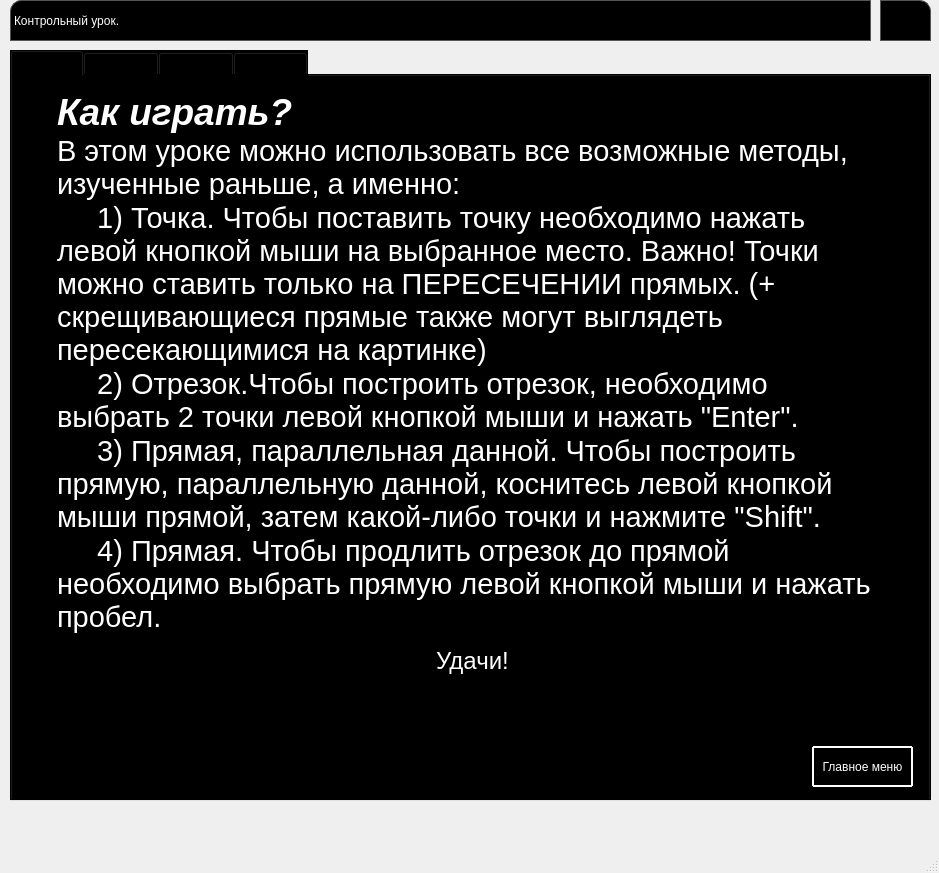
<?xml version="1.0" encoding="UTF-8"?>
<ui version="4.0">
 <class>kontrless</class>
 <widget class="QMainWindow" name="kontrless">
  <property name="geometry">
   <rect>
    <x>0</x>
    <y>0</y>
    <width>939</width>
    <height>873</height>
   </rect>
  </property>
  <property name="windowTitle">
   <string>MainWindow</string>
  </property>
  <property name="documentMode">
   <bool>false</bool>
  </property>
  <property name="dockNestingEnabled">
   <bool>false</bool>
  </property>
  <widget class="QWidget" name="centralwidget">
   <widget class="QPushButton" name="closebutton">
    <property name="geometry">
     <rect>
      <x>880</x>
      <y>0</y>
      <width>51</width>
      <height>41</height>
     </rect>
    </property>
    <property name="mouseTracking">
     <bool>false</bool>
    </property>
    <property name="styleSheet">
     <string notr="true">QPushButton{
border: 1px solid #555;
padding: 5 px ;
border-top-right-radius: 11px;
background: black;
}
QPushButton:hover { background: rgba(255,255,255,.2); }
QPushButton:pressed { background: white; }</string>
    </property>
    <property name="text">
     <string/>
    </property>
    <property name="icon">
     <iconset>
      <normaloff>photos/крестик.png</normaloff>photos/крестик.png</iconset>
    </property>
    <property name="default">
     <bool>false</bool>
    </property>
   </widget>
   <widget class="QLabel" name="label">
    <property name="geometry">
     <rect>
      <x>10</x>
      <y>0</y>
      <width>861</width>
      <height>41</height>
     </rect>
    </property>
    <property name="styleSheet">
     <string notr="true">QLabel{
	font: 75 italic 22pt &quot;MS Sans Serif&quot;;
color: white;
border: 1px solid #555;
border-top-left-radius: 11px;
background: black;
font-weight: 3;
text-transform: capitalize;
font-size: 25;
}</string>
    </property>
    <property name="text">
     <string>Контрольный урок.</string>
    </property>
   </widget>
   <widget class="QTabWidget" name="tabWidget">
    <property name="geometry">
     <rect>
      <x>10</x>
      <y>50</y>
      <width>921</width>
      <height>751</height>
     </rect>
    </property>
    <property name="styleSheet">
     <string notr="true">background:black;
</string>
    </property>
    <property name="currentIndex">
     <number>0</number>
    </property>
    <widget class="QWidget" name="rules">
     <attribute name="title">
      <string>Правила</string>
     </attribute>
     <widget class="QTextBrowser" name="textBrowser">
      <property name="geometry">
       <rect>
        <x>40</x>
        <y>10</y>
        <width>841</width>
        <height>651</height>
       </rect>
      </property>
      <property name="html">
       <string>&lt;!DOCTYPE HTML PUBLIC &quot;-//W3C//DTD HTML 4.0//EN&quot; &quot;http://www.w3.org/TR/REC-html40/strict.dtd&quot;&gt;
&lt;html&gt;&lt;head&gt;&lt;meta name=&quot;qrichtext&quot; content=&quot;1&quot; /&gt;&lt;style type=&quot;text/css&quot;&gt;
p, li { white-space: pre-wrap; }
&lt;/style&gt;&lt;/head&gt;&lt;body style=&quot; font-family:'MS Shell Dlg 2'; font-size:8.25pt; font-weight:400; font-style:normal;&quot;&gt;
&lt;p style=&quot; margin-top:0px; margin-bottom:0px; margin-left:0px; margin-right:0px; -qt-block-indent:0; text-indent:0px;&quot;&gt;&lt;span style=&quot; font-size:28pt; font-weight:600; font-style:italic; color:#ffffff;&quot;&gt;Как играть?&lt;/span&gt;&lt;/p&gt;
&lt;p style=&quot; margin-top:0px; margin-bottom:0px; margin-left:0px; margin-right:0px; -qt-block-indent:0; text-indent:0px;&quot;&gt;&lt;span style=&quot; font-size:22pt; color:#ffffff;&quot;&gt;В этом уроке можно использовать все возможные методы, изученные раньше, а именно:&lt;/span&gt;&lt;/p&gt;
&lt;p style=&quot; margin-top:0px; margin-bottom:0px; margin-left:0px; margin-right:0px; -qt-block-indent:0; text-indent:0px;&quot;&gt;&lt;span style=&quot; font-size:22pt; color:#ffffff;&quot;&gt;     1) Точка. Чтобы поставить точку необходимо нажать левой кнопкой мыши на выбранное место. Важно! Точки можно ставить только на ПЕРЕСЕЧЕНИИ прямых. (+ скрещивающиеся прямые также могут выглядеть пересекающимися на картинке)&lt;/span&gt;&lt;/p&gt;
&lt;p style=&quot; margin-top:0px; margin-bottom:0px; margin-left:0px; margin-right:0px; -qt-block-indent:0; text-indent:0px;&quot;&gt;&lt;span style=&quot; font-size:22pt; color:#ffffff;&quot;&gt;     2) Отрезок.Чтобы построить отрезок, необходимо выбрать 2 точки левой кнопкой мыши и нажать &amp;quot;Enter&amp;quot;.&lt;/span&gt;&lt;/p&gt;
&lt;p style=&quot; margin-top:0px; margin-bottom:0px; margin-left:0px; margin-right:0px; -qt-block-indent:0; text-indent:0px;&quot;&gt;&lt;span style=&quot; font-size:22pt; color:#ffffff;&quot;&gt;     3) Прямая, параллельная данной. Чтобы построить прямую, параллельную данной, коснитесь левой кнопкой мыши прямой, затем какой-либо точки и нажмите &amp;quot;Shift&amp;quot;.&lt;/span&gt;&lt;/p&gt;
&lt;p style=&quot; margin-top:0px; margin-bottom:0px; margin-left:0px; margin-right:0px; -qt-block-indent:0; text-indent:0px;&quot;&gt;&lt;span style=&quot; font-size:22pt; color:#ffffff;&quot;&gt;     4) Прямая. Чтобы продлить отрезок до прямой необходимо выбрать прямую левой кнопкой мыши и нажать пробел.&lt;/span&gt;&lt;/p&gt;
&lt;p align=&quot;center&quot; style=&quot;-qt-paragraph-type:empty; margin-top:0px; margin-bottom:0px; margin-left:0px; margin-right:0px; -qt-block-indent:0; text-indent:0px; color:#ffffff;&quot;&gt;&lt;br /&gt;&lt;/p&gt;
&lt;p align=&quot;center&quot; style=&quot; margin-top:0px; margin-bottom:0px; margin-left:0px; margin-right:0px; -qt-block-indent:0; text-indent:0px;&quot;&gt;&lt;span style=&quot; font-size:18pt; color:#ffffff;&quot;&gt;Удачи!&lt;/span&gt;&lt;/p&gt;
&lt;p style=&quot;-qt-paragraph-type:empty; margin-top:0px; margin-bottom:0px; margin-left:0px; margin-right:0px; -qt-block-indent:0; text-indent:0px; color:#ffffff;&quot;&gt;&lt;br /&gt;&lt;/p&gt;&lt;/body&gt;&lt;/html&gt;</string>
      </property>
     </widget>
     <widget class="QPushButton" name="tomain">
      <property name="geometry">
       <rect>
        <x>800</x>
        <y>670</y>
        <width>101</width>
        <height>41</height>
       </rect>
      </property>
      <property name="styleSheet">
       <string notr="true">QPushButton {
  display: inline-block;
  color: white;
  text-decoration: none;
  user-select: none;
  outline: none;
  border: 2px solid white;
  border-radius: 1px;
  transition: 0.2s;
} 
QPushButton:hover { background: rgba(255,255,255,.2); }
QPushButton:pressed { background: white; }</string>
      </property>
      <property name="text">
       <string>Главное меню</string>
      </property>
     </widget>
    </widget>
    <widget class="QWidget" name="ex1">
     <attribute name="title">
      <string>Задача 1</string>
     </attribute>
     <widget class="QPushButton" name="tomain1">
      <property name="geometry">
       <rect>
        <x>800</x>
        <y>670</y>
        <width>101</width>
        <height>41</height>
       </rect>
      </property>
      <property name="styleSheet">
       <string notr="true">QPushButton {
  display: inline-block;
  color: white;
  text-decoration: none;
  user-select: none;
  outline: none;
  border: 2px solid white;
  border-radius: 1px;
  transition: 0.2s;
} 
QPushButton:hover { background: rgba(255,255,255,.2); }
QPushButton:pressed { background: white; }</string>
      </property>
      <property name="text">
       <string>Главное меню</string>
      </property>
     </widget>
     <widget class="QPushButton" name="go1">
      <property name="geometry">
       <rect>
        <x>680</x>
        <y>670</y>
        <width>101</width>
        <height>41</height>
       </rect>
      </property>
      <property name="styleSheet">
       <string notr="true">QPushButton {
  display: inline-block;
  color: white;
  text-decoration: none;
  user-select: none;
  outline: none;
  border: 2px solid white;
  border-radius: 1px;
  transition: 0.2s;
} 
QPushButton:hover { background: rgba(255,255,255,.2); }
QPushButton:pressed { background: white; }</string>
      </property>
      <property name="text">
       <string>Сдать</string>
      </property>
     </widget>
     <widget class="QLabel" name="exe1">
      <property name="geometry">
       <rect>
        <x>10</x>
        <y>10</y>
        <width>901</width>
        <height>61</height>
       </rect>
      </property>
      <property name="styleSheet">
       <string notr="true">color:white;</string>
      </property>
      <property name="text">
       <string>Задача:</string>
      </property>
     </widget>
     <widget class="QLabel" name="label_7">
      <property name="geometry">
       <rect>
        <x>20</x>
        <y>90</y>
        <width>871</width>
        <height>561</height>
       </rect>
      </property>
      <property name="text">
       <string/>
      </property>
     </widget>
    </widget>
    <widget class="QWidget" name="ex2">
     <attribute name="title">
      <string>Задача 2</string>
     </attribute>
     <widget class="QPushButton" name="tomain2">
      <property name="geometry">
       <rect>
        <x>800</x>
        <y>670</y>
        <width>101</width>
        <height>41</height>
       </rect>
      </property>
      <property name="styleSheet">
       <string notr="true">QPushButton {
  display: inline-block;
  color: white;
  text-decoration: none;
  user-select: none;
  outline: none;
  border: 2px solid white;
  border-radius: 1px;
  transition: 0.2s;
} 
QPushButton:hover { background: rgba(255,255,255,.2); }
QPushButton:pressed { background: white; }</string>
      </property>
      <property name="text">
       <string>Главное меню</string>
      </property>
     </widget>
     <widget class="QPushButton" name="go2">
      <property name="geometry">
       <rect>
        <x>680</x>
        <y>670</y>
        <width>101</width>
        <height>41</height>
       </rect>
      </property>
      <property name="styleSheet">
       <string notr="true">QPushButton {
  display: inline-block;
  color: white;
  text-decoration: none;
  user-select: none;
  outline: none;
  border: 2px solid white;
  border-radius: 1px;
  transition: 0.2s;
} 
QPushButton:hover { background: rgba(255,255,255,.2); }
QPushButton:pressed { background: white; }</string>
      </property>
      <property name="text">
       <string>Сдать</string>
      </property>
     </widget>
     <widget class="QLabel" name="exe2">
      <property name="geometry">
       <rect>
        <x>10</x>
        <y>10</y>
        <width>901</width>
        <height>61</height>
       </rect>
      </property>
      <property name="styleSheet">
       <string notr="true">color:white;</string>
      </property>
      <property name="text">
       <string>Задача:</string>
      </property>
     </widget>
     <widget class="QLabel" name="pic2">
      <property name="geometry">
       <rect>
        <x>20</x>
        <y>90</y>
        <width>871</width>
        <height>561</height>
       </rect>
      </property>
      <property name="text">
       <string/>
      </property>
     </widget>
    </widget>
    <widget class="QWidget" name="ex3">
     <attribute name="title">
      <string>Задача 3</string>
     </attribute>
     <widget class="QPushButton" name="tomain3">
      <property name="geometry">
       <rect>
        <x>800</x>
        <y>670</y>
        <width>101</width>
        <height>41</height>
       </rect>
      </property>
      <property name="styleSheet">
       <string notr="true">QPushButton {
  display: inline-block;
  color: white;
  text-decoration: none;
  user-select: none;
  outline: none;
  border: 2px solid white;
  border-radius: 1px;
  transition: 0.2s;
} 
QPushButton:hover { background: rgba(255,255,255,.2); }
QPushButton:pressed { background: white; }</string>
      </property>
      <property name="text">
       <string>Главное меню</string>
      </property>
     </widget>
     <widget class="QPushButton" name="go3">
      <property name="geometry">
       <rect>
        <x>680</x>
        <y>670</y>
        <width>101</width>
        <height>41</height>
       </rect>
      </property>
      <property name="styleSheet">
       <string notr="true">QPushButton {
  display: inline-block;
  color: white;
  text-decoration: none;
  user-select: none;
  outline: none;
  border: 2px solid white;
  border-radius: 1px;
  transition: 0.2s;
} 
QPushButton:hover { background: rgba(255,255,255,.2); }
QPushButton:pressed { background: white; }</string>
      </property>
      <property name="text">
       <string>Сдать</string>
      </property>
     </widget>
     <widget class="QLabel" name="pic3">
      <property name="geometry">
       <rect>
        <x>20</x>
        <y>90</y>
        <width>871</width>
        <height>561</height>
       </rect>
      </property>
      <property name="text">
       <string/>
      </property>
     </widget>
     <widget class="QLabel" name="exe3">
      <property name="geometry">
       <rect>
        <x>10</x>
        <y>10</y>
        <width>901</width>
        <height>61</height>
       </rect>
      </property>
      <property name="styleSheet">
       <string notr="true">color:white;</string>
      </property>
      <property name="text">
       <string>Задача:</string>
      </property>
     </widget>
    </widget>
   </widget>
  </widget>
  <widget class="QMenuBar" name="menubar">
   <property name="geometry">
    <rect>
     <x>0</x>
     <y>0</y>
     <width>939</width>
     <height>21</height>
    </rect>
   </property>
  </widget>
  <widget class="QStatusBar" name="statusbar"/>
 </widget>
 <resources/>
 <connections/>
</ui>
